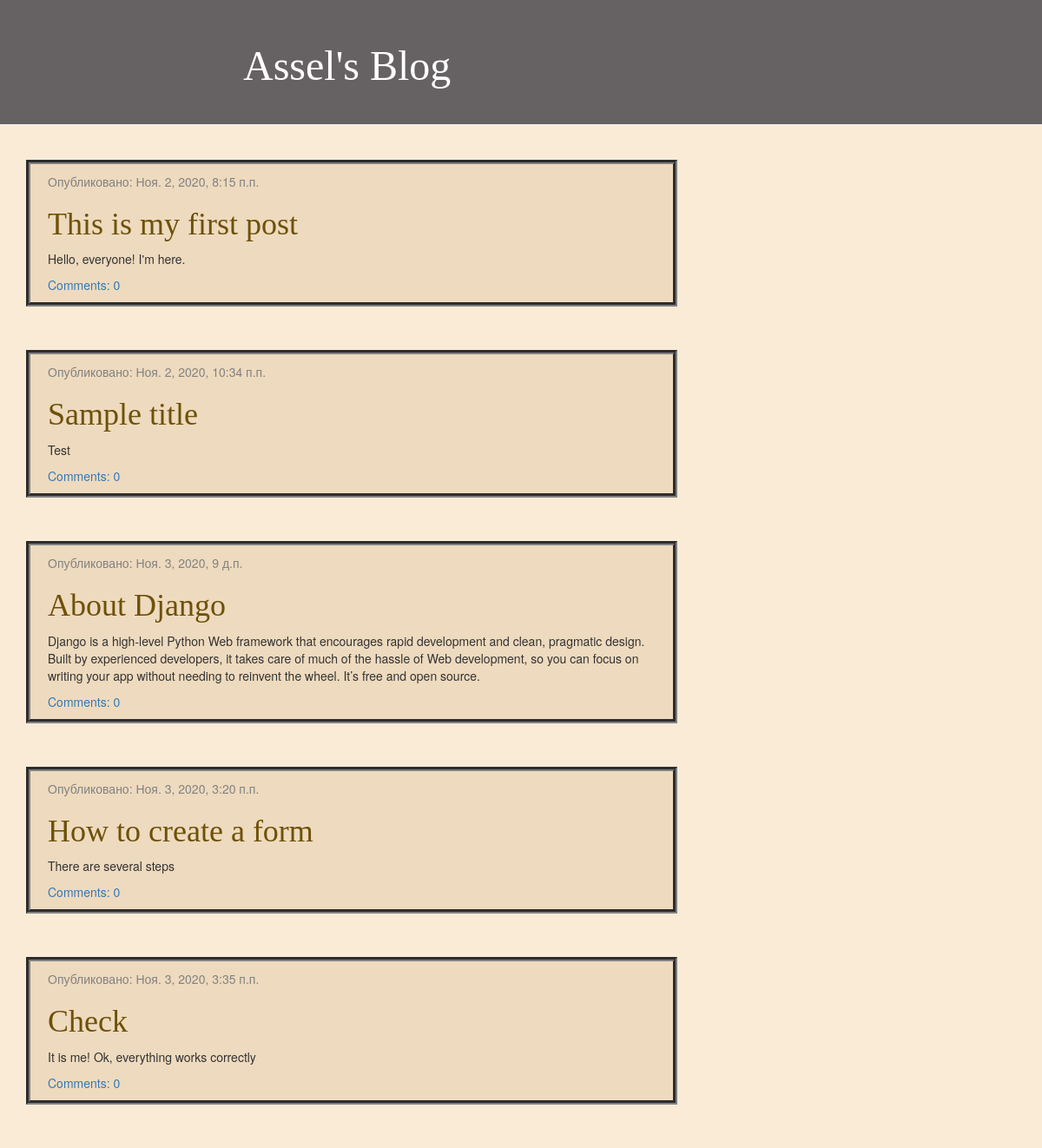
The app's page /, older data.
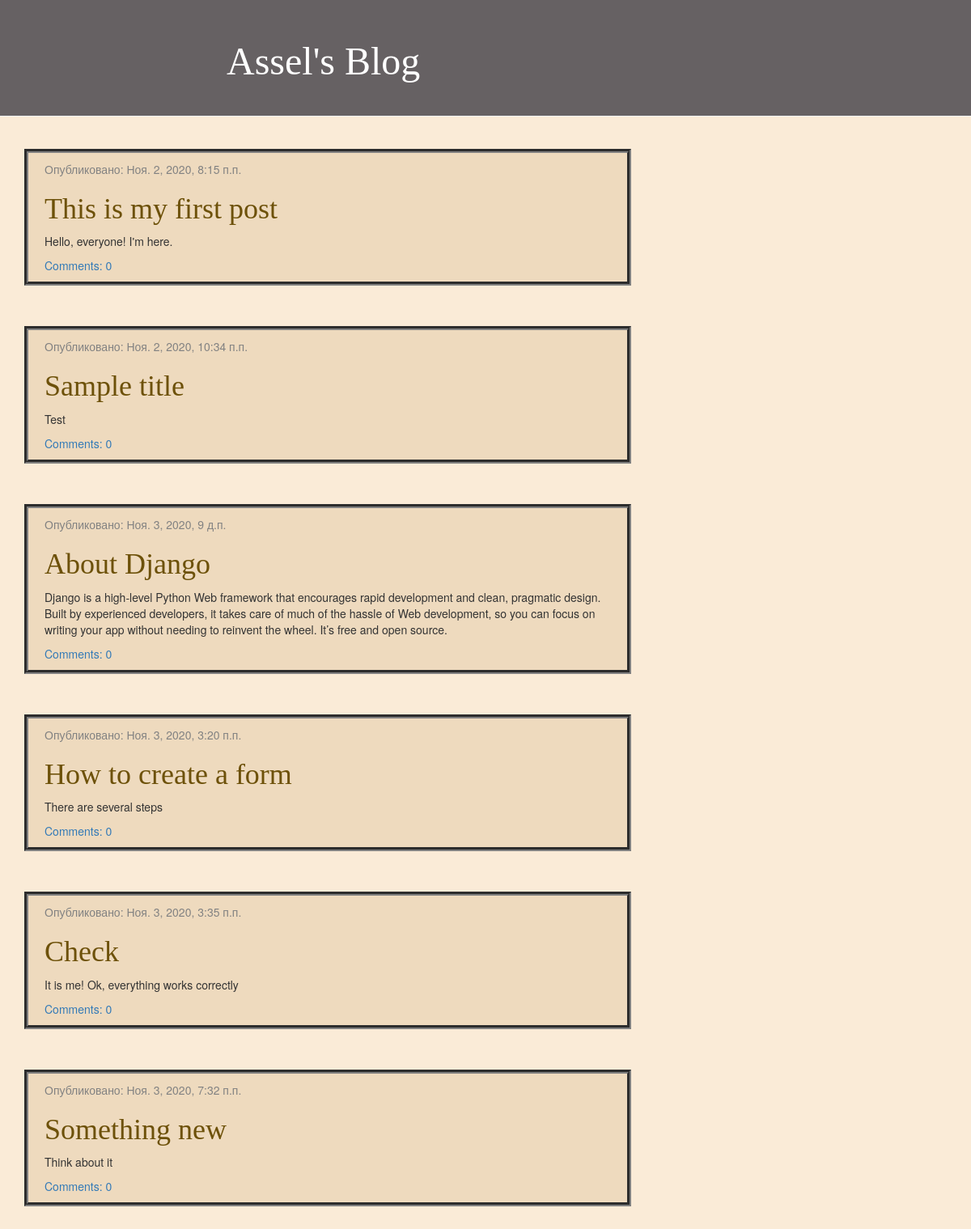
The same page, newer data.
### blog/models.py (models this page shows, shortened)
class Post(models.Model):
    author = models.ForeignKey(settings.AUTH_USER_MODEL, on_delete=models.CASCADE)
    title = models.CharField(max_length=200)
    text = models.TextField()
    created_date = models.DateTimeField(default=timezone.now)
    published_date = models.DateTimeField(blank=True, null=True)

### blog/views.py (the view)
# urls.py: path('', views.post_list, name='post_list'),
def post_list(request):
    posts = Post.objects.filter(published_date__lte=timezone.now()).order_by('published_date')
    return render(request, 'blog/post_list.html', {'posts':  posts})

### blog/templates/blog/post_list.html
{% extends 'blog/base.html' %}
{% block content %}
    {% for post in posts %}
        <div class="post">
            <div class="date">
                <p>Опубликовано: {{ post.published_date }}</p>
            </div>
            <h1><a href="{% url 'post_detail' pk=post.pk %}">{{ post.title }}</a></h1>
            <p>{{ post.text|linebreaksbr }}</p>
            <a href="{% url 'post_detail' pk=post.pk %}">Comments: {{ post.comments.count }}</a>
        </div>
    {% endfor %}
{% endblock %}

Row changes from the older to the newer data that the page shows:
added Post: published_date "Ноя. 3, 2020, 7:32 п.п.", title "Something new", text "Think about it", comments.count "0"
